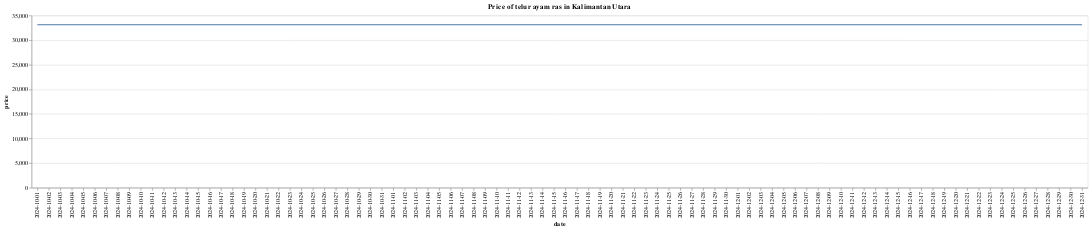

The code cell stored with this chart in its notebook:
### Code cell
import altair as alt

commodity_to_plot = "telur ayam ras"
province_to_plot = "Kalimantan Utara"

filtered_df = df_result[(df_result["commodity"] == commodity_to_plot) & (df_result["province"] == province_to_plot)]

chart = alt.Chart(filtered_df).mark_line().encode(
    x="date",
    y="price"
).properties(
    title=f"Price of {commodity_to_plot} in {province_to_plot}"
)
chart

### Figure 1 — Vega-Lite specification as saved in the notebook (floating-point values rounded to 4 significant figures)
{"config": {"view": {"continuousWidth": 300, "continuousHeight": 300}}, "data": {"name": "data-8029070f045dfab4fad77f2b942ad627"}, "mark": {"type": "line"}, "encoding": {"x": {"field": "date", "type": "nominal"}, "y": {"field": "price", "type": "quantitative"}}, "title": "Price of telur ayam ras in Kalimantan Utara", "$schema": "https://vega.github.io/schema/vega-lite/v5.20.1.json", "datasets": {"data-8029070f045dfab4fad77f2b942ad627": [{"date": "2024-10-01", "commodity": "telur ayam ras", "province": "Kalimantan Utara", "price": 33110.0}, {"date": "2024-10-02", "commodity": "telur ayam ras", "province": "Kalimantan Utara", "price": 33110.0}, {"date": "2024-10-03", "commodity": "telur ayam ras", "province": "Kalimantan Utara", "price": 33110.0}, {"date": "2024-10-04", "commodity": "telur ayam ras", "province": "Kalimantan Utara", "price": 33110.0}, {"date": "2024-10-05", "commodity": "telur ayam ras", "province": "Kalimantan Utara", "price": 33110.0}, {"date": "2024-10-06", "commodity": "telur ayam ras", "province": "Kalimantan Utara", "price": 33110.0}, {"date": "2024-10-07", "commodity": "telur ayam ras", "province": "Kalimantan Utara", "price": 33110.0}, {"date": "2024-10-08", "commodity": "telur ayam ras", "province": "Kalimantan Utara", "price": 33110.0}, {"date": "2024-10-09", "commodity": "telur ayam ras", "province": "Kalimantan Utara", "price": 33110.0}, {"date": "2024-10-10", "commodity": "telur ayam ras", "province": "Kalimantan Utara", "price": 33110.0}, {"date": "2024-10-11", "commodity": "telur ayam ras", "province": "Kalimantan Utara", "price": 33110.0}, {"date": "2024-10-12", "commodity": "telur ayam ras", "province": "Kalimantan Utara", "price": 33110.0}, {"date": "2024-10-13", "commodity": "telur ayam ras", "province": "Kalimantan Utara", "price": 33110.0}, {"date": "2024-10-14", "commodity": "telur ayam ras", "province": "Kalimantan Utara", "price": 33110.0}, {"date": "2024-10-15", "commodity": "telur ayam ras", "province": "Kalimantan Utara", "price": 33110.0}, {"date": "2024-10-16", "commodity": "telur ayam ras", "province": "Kalimantan Utara", "price": 33110.0}, {"date": "2024-10-17", "commodity": "telur ayam ras", "province": "Kalimantan Utara", "price": 33110.0}, {"date": "2024-10-18", "commodity": "telur ayam ras", "province": "Kalimantan Utara", "price": 33110.0}, {"date": "2024-10-19", "commodity": "telur ayam ras", "province": "Kalimantan Utara", "price": 33110.0}, {"date": "2024-10-20", "commodity": "telur ayam ras", "province": "Kalimantan Utara", "price": 33110.0}, {"date": "2024-10-21", "commodity": "telur ayam ras", "province": "Kalimantan Utara", "price": 33110.0}, {"date": "2024-10-22", "commodity": "telur ayam ras", "province": "Kalimantan Utara", "price": 33110.0}, {"date": "2024-10-23", "commodity": "telur ayam ras", "province": "Kalimantan Utara", "price": 33110.0}, {"date": "2024-10-24", "commodity": "telur ayam ras", "province": "Kalimantan Utara", "price": 33110.0}, {"date": "2024-10-25", "commodity": "telur ayam ras", "province": "Kalimantan Utara", "price": 33110.0}, {"date": "2024-10-26", "commodity": "telur ayam ras", "province": "Kalimantan Utara", "price": 33110.0}, {"date": "2024-10-27", "commodity": "telur ayam ras", "province": "Kalimantan Utara", "price": 33110.0}, {"date": "2024-10-28", "commodity": "telur ayam ras", "province": "Kalimantan Utara", "price": 33110.0}, {"date": "2024-10-29", "commodity": "telur ayam ras", "province": "Kalimantan Utara", "price": 33110.0}, {"date": "2024-10-30", "commodity": "telur ayam ras", "province": "Kalimantan Utara", "price": 33110.0}, {"date": "2024-10-31", "commodity": "telur ayam ras", "province": "Kalimantan Utara", "price": 33110.0}, {"date": "2024-11-01", "commodity": "telur ayam ras", "province": "Kalimantan Utara", "price": 33110.0}, {"date": "2024-11-02", "commodity": "telur ayam ras", "province": "Kalimantan Utara", "price": 33110.0}, {"date": "2024-11-03", "commodity": "telur ayam ras", "province": "Kalimantan Utara", "price": 33110.0}, {"date": "2024-11-04", "commodity": "telur ayam ras", "province": "Kalimantan Utara", "price": 33110.0}, {"date": "2024-11-05", "commodity": "telur ayam ras", "province": "Kalimantan Utara", "price": 33110.0}, {"date": "2024-11-06", "commodity": "telur ayam ras", "province": "Kalimantan Utara", "price": 33110.0}, {"date": "2024-11-07", "commodity": "telur ayam ras", "province": "Kalimantan Utara", "price": 33110.0}, {"date": "2024-11-08", "commodity": "telur ayam ras", "province": "Kalimantan Utara", "price": 33110.0}, {"date": "2024-11-09", "commodity": "telur ayam ras", "province": "Kalimantan Utara", "price": 33110.0}, {"date": "2024-11-10", "commodity": "telur ayam ras", "province": "Kalimantan Utara", "price": 33110.0}, {"date": "2024-11-11", "commodity": "telur ayam ras", "province": "Kalimantan Utara", "price": 33110.0}, {"date": "2024-11-12", "commodity": "telur ayam ras", "province": "Kalimantan Utara", "price": 33110.0}, {"date": "2024-11-13", "commodity": "telur ayam ras", "province": "Kalimantan Utara", "price": 33110.0}, {"date": "2024-11-14", "commodity": "telur ayam ras", "province": "Kalimantan Utara", "price": 33110.0}, {"date": "2024-11-15", "commodity": "telur ayam ras", "province": "Kalimantan Utara", "price": 33110.0}, {"date": "2024-11-16", "commodity": "telur ayam ras", "province": "Kalimantan Utara", "price": 33110.0}, {"date": "2024-11-17", "commodity": "telur ayam ras", "province": "Kalimantan Utara", "price": 33110.0}, {"date": "2024-11-18", "commodity": "telur ayam ras", "province": "Kalimantan Utara", "price": 33110.0}, {"date": "2024-11-19", "commodity": "telur ayam ras", "province": "Kalimantan Utara", "price": 33110.0}, {"date": "2024-11-20", "commodity": "telur ayam ras", "province": "Kalimantan Utara", "price": 33110.0}, {"date": "2024-11-21", "commodity": "telur ayam ras", "province": "Kalimantan Utara", "price": 33110.0}, {"date": "2024-11-22", "commodity": "telur ayam ras", "province": "Kalimantan Utara", "price": 33110.0}, {"date": "2024-11-23", "commodity": "telur ayam ras", "province": "Kalimantan Utara", "price": 33110.0}, {"date": "2024-11-24", "commodity": "telur ayam ras", "province": "Kalimantan Utara", "price": 33110.0}, {"date": "2024-11-25", "commodity": "telur ayam ras", "province": "Kalimantan Utara", "price": 33110.0}, {"date": "2024-11-26", "commodity": "telur ayam ras", "province": "Kalimantan Utara", "price": 33110.0}, {"date": "2024-11-27", "commodity": "telur ayam ras", "province": "Kalimantan Utara", "price": 33110.0}, {"date": "2024-11-28", "commodity": "telur ayam ras", "province": "Kalimantan Utara", "price": 33110.0}, {"date": "2024-11-29", "commodity": "telur ayam ras", "province": "Kalimantan Utara", "price": 33110.0}, {"date": "2024-11-30", "commodity": "telur ayam ras", "province": "Kalimantan Utara", "price": 33110.0}, {"date": "2024-12-01", "commodity": "telur ayam ras", "province": "Kalimantan Utara", "price": 33110.0}, {"date": "2024-12-02", "commodity": "telur ayam ras", "province": "Kalimantan Utara", "price": 33110.0}, {"date": "2024-12-03", "commodity": "telur ayam ras", "province": "Kalimantan Utara", "price": 33110.0}, {"date": "2024-12-04", "commodity": "telur ayam ras", "province": "Kalimantan Utara", "price": 33110.0}, {"date": "2024-12-05", "commodity": "telur ayam ras", "province": "Kalimantan Utara", "price": 33110.0}, {"date": "2024-12-06", "commodity": "telur ayam ras", "province": "Kalimantan Utara", "price": 33110.0}, {"date": "2024-12-07", "commodity": "telur ayam ras", "province": "Kalimantan Utara", "price": 33110.0}, {"date": "2024-12-08", "commodity": "telur ayam ras", "province": "Kalimantan Utara", "price": 33110.0}, {"date": "2024-12-09", "commodity": "telur ayam ras", "province": "Kalimantan Utara", "price": 33110.0}, {"date": "2024-12-10", "commodity": "telur ayam ras", "province": "Kalimantan Utara", "price": 33110.0}, {"date": "2024-12-11", "commodity": "telur ayam ras", "province": "Kalimantan Utara", "price": 33110.0}, {"date": "2024-12-12", "commodity": "telur ayam ras", "province": "Kalimantan Utara", "price": 33110.0}, {"date": "2024-12-13", "commodity": "telur ayam ras", "province": "Kalimantan Utara", "price": 33110.0}, {"date": "2024-12-14", "commodity": "telur ayam ras", "province": "Kalimantan Utara", "price": 33110.0}, {"date": "2024-12-15", "commodity": "telur ayam ras", "province": "Kalimantan Utara", "price": 33110.0}, {"date": "2024-12-16", "commodity": "telur ayam ras", "province": "Kalimantan Utara", "price": 33110.0}, {"date": "2024-12-17", "commodity": "telur ayam ras", "province": "Kalimantan Utara", "price": 33110.0}, {"date": "2024-12-18", "commodity": "telur ayam ras", "province": "Kalimantan Utara", "price": 33110.0}, {"date": "2024-12-19", "commodity": "telur ayam ras", "province": "Kalimantan Utara", "price": 33110.0}, {"date": "2024-12-20", "commodity": "telur ayam ras", "province": "Kalimantan Utara", "price": 33110.0}, {"date": "2024-12-21", "commodity": "telur ayam ras", "province": "Kalimantan Utara", "price": 33110.0}, {"date": "2024-12-22", "commodity": "telur ayam ras", "province": "Kalimantan Utara", "price": 33110.0}, {"date": "2024-12-23", "commodity": "telur ayam ras", "province": "Kalimantan Utara", "price": 33110.0}, {"date": "2024-12-24", "commodity": "telur ayam ras", "province": "Kalimantan Utara", "price": 33110.0}, {"date": "2024-12-25", "commodity": "telur ayam ras", "province": "Kalimantan Utara", "price": 33110.0}, {"date": "2024-12-26", "commodity": "telur ayam ras", "province": "Kalimantan Utara", "price": 33110.0}, {"date": "2024-12-27", "commodity": "telur ayam ras", "province": "Kalimantan Utara", "price": 33110.0}, {"date": "2024-12-28", "commodity": "telur ayam ras", "province": "Kalimantan Utara", "price": 33110.0}, {"date": "2024-12-29", "commodity": "telur ayam ras", "province": "Kalimantan Utara", "price": 33110.0}, {"date": "2024-12-30", "commodity": "telur ayam ras", "province": "Kalimantan Utara", "price": 33110.0}, {"date": "2024-12-31", "commodity": "telur ayam ras", "province": "Kalimantan Utara", "price": 33110.0}]}}
